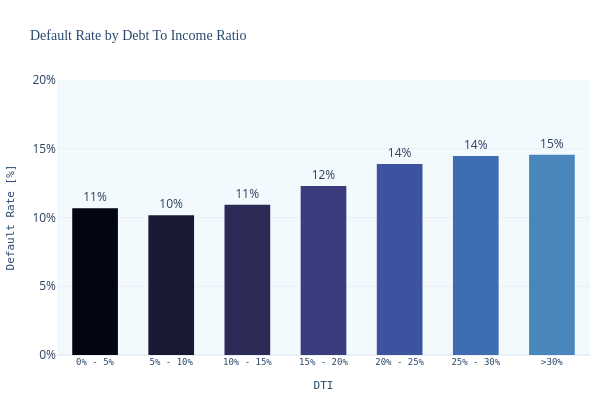

Source (notebook cell):
### Markdown cell above
### 4.4 Default Rate by DTI

### Code cell
dti_bins = [0, 5, 10, 15, 20, 25, 30, float('inf')]
dti_labels = ['0% - 5%', '5% - 10%', '10% - 15%','15% - 20%', '20% - 25%', '25% - 30%',  '>30%']

dti_default_rate_df = pd.DataFrame()
dti_default_rate_df['dti_range'] = pd.cut(loans_df['dti'], bins=dti_bins, labels=dti_labels)
dti_default_rate_df['risky'] = loans_df['risky']
dti_default_rate_df['grade'] = loans_df['grade']

dti_default_rate_df = dti_default_rate_df.groupby(['dti_range', 'risky']).size().reset_index(name='count')

dti_default_rate_df = dti_default_rate_df.pivot_table(
    index='dti_range',
    columns='risky',
    values='count',
    aggfunc='sum',
    fill_value=0
    )

fig = default_rate_bar_plot(
    df=dti_default_rate_df,
    xlabel='DTI',
    title='Default Rate by Debt To Income Ratio',
    yaxis_range=[0,0.2]
    )
fig.write_image("images/deafults_by_dti.png")
fig.show()

### Figure 1 — Plotly figure (JSON) as saved in the notebook; plotly's stock layout.template omitted (floating-point values rounded to 4 significant figures)
{"data": [{"hovertemplate": "DTI=%{x}<br>Default Rate [%]=%{text}<extra></extra>", "legendgroup": "0% - 5%", "marker": {"color": "rgb(3, 5, 18)", "pattern": {"shape": ""}}, "name": "0% - 5%", "orientation": "v", "showlegend": true, "text": [0.1067], "textposition": "outside", "texttemplate": "%{text:.0%}", "type": "bar", "width": 0.6, "x": ["0% - 5%"], "xaxis": "x", "y": [0.1067], "yaxis": "y"}, {"hovertemplate": "DTI=%{x}<br>Default Rate [%]=%{text}<extra></extra>", "legendgroup": "5% - 10%", "marker": {"color": "rgb(25, 25, 51)", "pattern": {"shape": ""}}, "name": "5% - 10%", "orientation": "v", "showlegend": true, "text": [0.1017], "textposition": "outside", "texttemplate": "%{text:.0%}", "type": "bar", "width": 0.6, "x": ["5% - 10%"], "xaxis": "x", "y": [0.1017], "yaxis": "y"}, {"hovertemplate": "DTI=%{x}<br>Default Rate [%]=%{text}<extra></extra>", "legendgroup": "10% - 15%", "marker": {"color": "rgb(44, 42, 87)", "pattern": {"shape": ""}}, "name": "10% - 15%", "orientation": "v", "showlegend": true, "text": [0.1093], "textposition": "outside", "texttemplate": "%{text:.0%}", "type": "bar", "width": 0.6, "x": ["10% - 15%"], "xaxis": "x", "y": [0.1093], "yaxis": "y"}, {"hovertemplate": "DTI=%{x}<br>Default Rate [%]=%{text}<extra></extra>", "legendgroup": "15% - 20%", "marker": {"color": "rgb(58, 60, 125)", "pattern": {"shape": ""}}, "name": "15% - 20%", "orientation": "v", "showlegend": true, "text": [0.1229], "textposition": "outside", "texttemplate": "%{text:.0%}", "type": "bar", "width": 0.6, "x": ["15% - 20%"], "xaxis": "x", "y": [0.1229], "yaxis": "y"}, {"hovertemplate": "DTI=%{x}<br>Default Rate [%]=%{text}<extra></extra>", "legendgroup": "20% - 25%", "marker": {"color": "rgb(62, 83, 160)", "pattern": {"shape": ""}}, "name": "20% - 25%", "orientation": "v", "showlegend": true, "text": [0.1389], "textposition": "outside", "texttemplate": "%{text:.0%}", "type": "bar", "width": 0.6, "x": ["20% - 25%"], "xaxis": "x", "y": [0.1389], "yaxis": "y"}, {"hovertemplate": "DTI=%{x}<br>Default Rate [%]=%{text}<extra></extra>", "legendgroup": "25% - 30%", "marker": {"color": "rgb(62, 109, 178)", "pattern": {"shape": ""}}, "name": "25% - 30%", "orientation": "v", "showlegend": true, "text": [0.1447], "textposition": "outside", "texttemplate": "%{text:.0%}", "type": "bar", "width": 0.6, "x": ["25% - 30%"], "xaxis": "x", "y": [0.1447], "yaxis": "y"}, {"hovertemplate": "DTI=%{x}<br>Default Rate [%]=%{text}<extra></extra>", "legendgroup": ">30%", "marker": {"color": "rgb(72, 134, 187)", "pattern": {"shape": ""}}, "name": ">30%", "orientation": "v", "showlegend": true, "text": [0.1457], "textposition": "outside", "texttemplate": "%{text:.0%}", "type": "bar", "width": 0.6, "x": [">30%"], "xaxis": "x", "y": [0.1457], "yaxis": "y"}], "layout": {"barmode": "relative", "coloraxis": {"showscale": false}, "height": 400, "legend": {"title": {"text": "DTI"}, "tracegroupgap": 0}, "showlegend": false, "title": {"text": "Default Rate by Debt To Income Ratio"}, "uniformtext": {"minsize": 8}, "width": 600, "xaxis": {"anchor": "y", "categoryarray": ["0% - 5%", "5% - 10%", "10% - 15%", "15% - 20%", "20% - 25%", "25% - 30%", ">30%"], "categoryorder": "array", "domain": [0, 1], "title": {"text": "DTI"}}, "yaxis": {"anchor": "x", "domain": [0, 1], "range": [0, 0.2], "tickformat": ".0%", "title": {"text": "Default Rate [%]"}}}}
